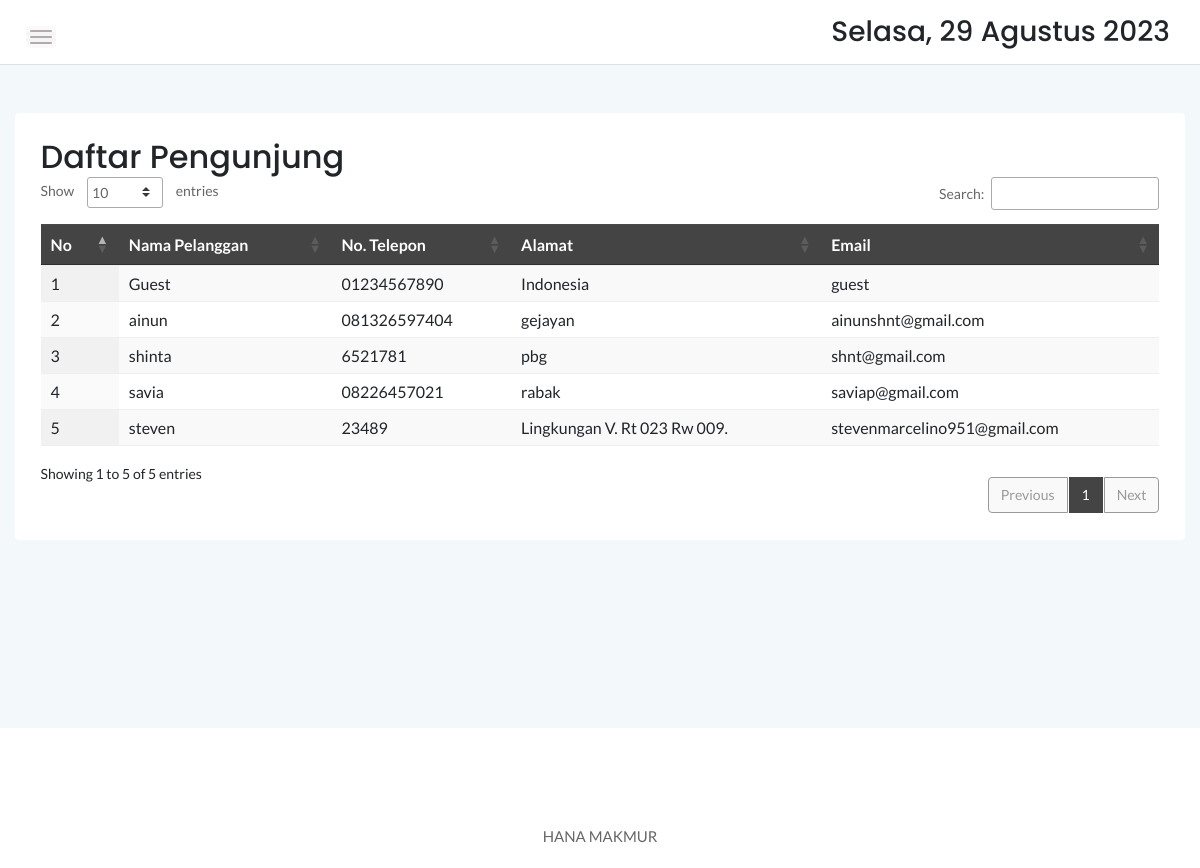
Screenshot of /admin/customer.php with the database file from the repository.
### tables this page shows
CREATE TABLE `anggota` (
  `userid` int(11) NOT NULL,
  `namalengkap` varchar(50) NOT NULL,
  `email` varchar(50) NOT NULL,
  `password` varchar(150) NOT NULL,
  `notelp` varchar(15) NOT NULL,
  `alamat` varchar(100) NOT NULL,
  `tgljoin` timestamp NOT NULL DEFAULT current_timestamp(),
  `role` varchar(7) NOT NULL DEFAULT 'Member'
);

### admin/customer.php (the view, shortened to what this page needs)
<head>
    <link rel="stylesheet" href="assets/css/bootstrap.min.css">
    <link rel="stylesheet" href="assets/css/font-awesome.min.css">
    <link rel="stylesheet" href="assets/css/themify-icons.css">
    <link rel="stylesheet" href="assets/css/metisMenu.css">
    <link rel="stylesheet" href="assets/css/owl.carousel.min.css">
    <link rel="stylesheet" href="assets/css/slicknav.min.css">
    <link rel="stylesheet" href="https://www.amcharts.com/lib/3/plugins/export/export.css" type="text/css" media="all" />
	<link rel="stylesheet" type="text/css" href="https://cdn.datatables.net/1.10.20/css/jquery.dataTables.min.css">
    <link rel="stylesheet" type="text/css" href="https://cdn.datatables.net/1.10.20/css/jquery.dataTables.css">
    <link rel="stylesheet" type="text/css" href="https://cdn.datatables.net/1.10.20/css/dataTables.bootstrap4.min.css">
    <link rel="stylesheet" type="text/css" href="https://cdn.datatables.net/responsive/2.2.3/css/responsive.bootstrap.min.css">
    <link rel="stylesheet" type="text/css" href="https://cdn.datatables.net/responsive/2.2.3/css/responsive.jqueryui.min.css">
	<link rel="stylesheet" type="text/css" href="https://cdn.datatables.net/buttons/1.5.2/css/buttons.dataTables.min.css">
    <link rel="stylesheet" href="assets/css/typography.css">
    <link rel="stylesheet" href="assets/css/default-css.css">
    <link rel="stylesheet" href="assets/css/styles.css">
    <link rel="stylesheet" href="assets/css/responsive.css">
</head>
<body>
    <div class="page-container">
        <div class="main-content">
            <div class="header-area">
                <div class="row align-items-center">
                    <div class="col-md-6 col-sm-8 clearfix">
                        <div class="nav-btn pull-left">
                            <span></span>
                            <span></span>
                            <span></span>
                        </div>
                    </div>
                    <div class="col-md-6 col-sm-4 clearfix">
                        <ul class="notification-area pull-right">
                            <li><h3><div class="date">
						</b></div></h3>
						</li>
                        </ul>
                    </div>
                </div>
            </div>
            <div class="main-content-inner">
                <div class="row mt-5 mb-5">
                    <div class="col-12">
                        <div class="card">
                            <div class="card-body">
                                <div class="d-sm-flex justify-content-between align-items-center">
									<h2>Daftar Pengunjung</h2>
								</div>
                                    <div class="data-tables datatable-dark">
										 <table id="dataTable3" class="display" style="width:100%"><thead class="thead-dark">
											<tr>
												<th>No</th>
												<th>Nama Pelanggan</th>
												<th>No. Telepon</th>
												<th>Alamat</th>
												<th>Email</th>
											</tr></thead><tbody>
											<?php
											$brgs=mysqli_query($conn,"SELECT * from anggota where role='Member' order by userid ASC");
											$no=1;
											while($p=mysqli_fetch_array($brgs)){
												?>
												<tr>
													<td><?php echo $no++ ?></td>
													<td><?php echo $p['namalengkap'] ?></td>
													<td><?php echo $p['notelp'] ?></td>
													<td><?php echo $p['alamat'] ?></td>
													<td><?php echo $p['email'] ?></td>
												</tr>
												<?php
											}
											?>
										</tbody>
										</table>
                                    </div>
                                </div>
                            </div>
                        </div>
                    </div>
                </div>
            </div>
        </div>
        <footer>
            <div class="footer-area">
            <p>HANA MAKMUR</p>
            </div>
        </footer>
</body>
</html>

### rows the page displays
anggota: namalengkap "Guest", notelp "01234567890", alamat "Indonesia", email "guest"
anggota: namalengkap "ainun", notelp "081326597404", alamat "gejayan", email "ainunshnt@gmail.com"
anggota: namalengkap "shinta", notelp "6521781", alamat "pbg", email "shnt@gmail.com"
anggota: namalengkap "savia", notelp "08226457021", alamat "rabak", email "saviap@gmail.com"
anggota: namalengkap "steven", notelp "23489", alamat "Lingkungan V. Rt 023 Rw 009.", email "stevenmarcelino951@gmail.com"
